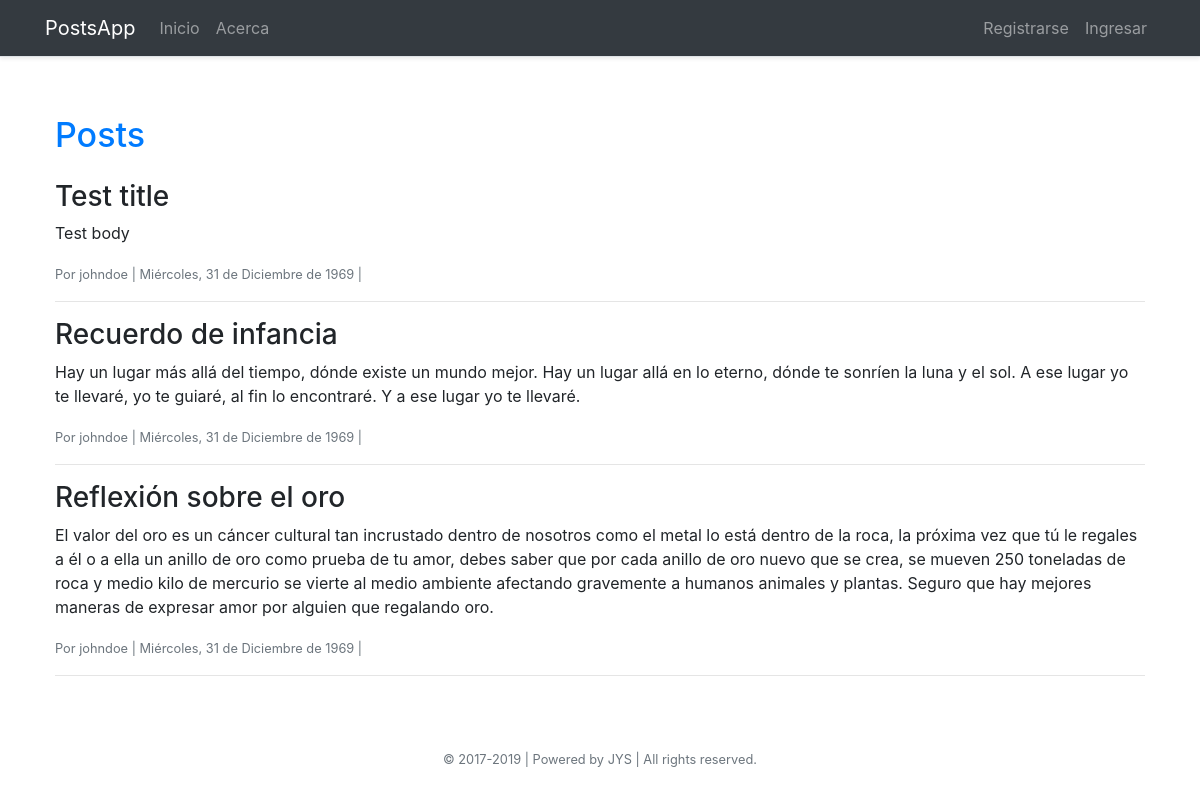
Before: / with the older database file.
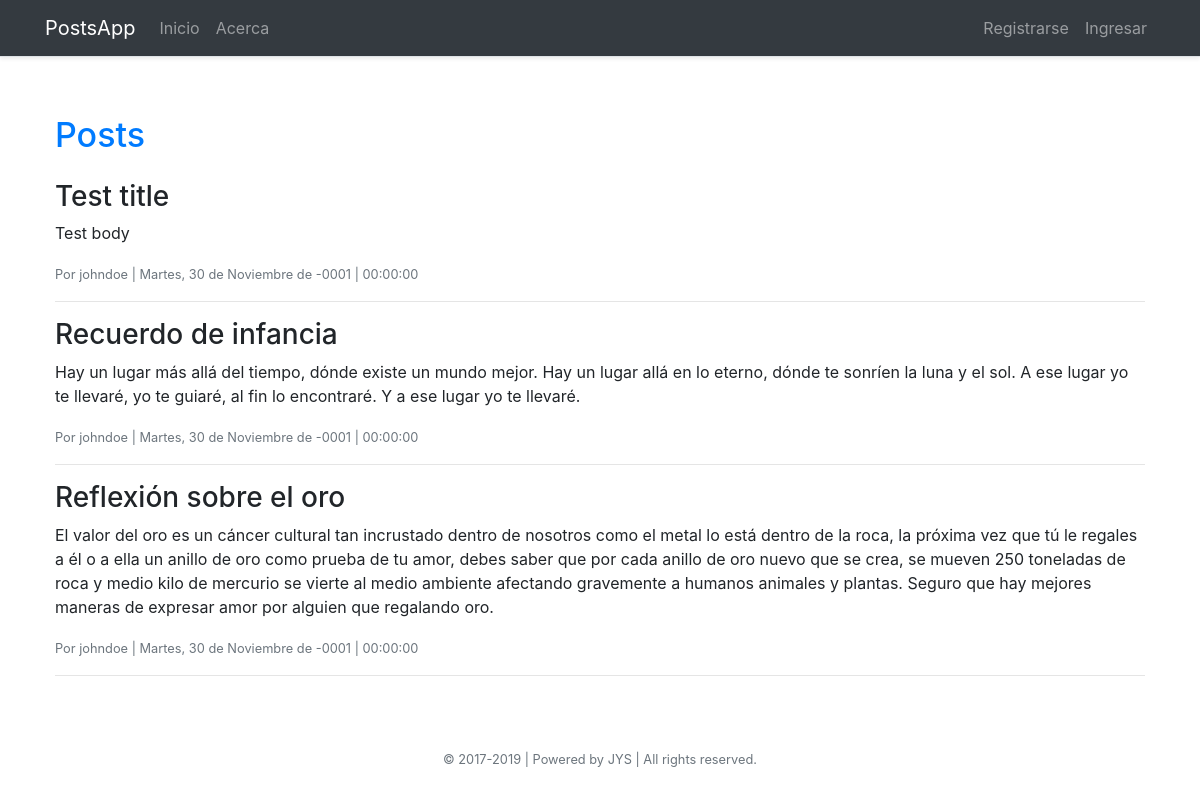
After: the same page with the newer database file.
### tables this page shows
CREATE TABLE post (
	id INT UNSIGNED NOT NULL AUTO_INCREMENT PRIMARY KEY,
	author_id INT UNSIGNED NOT NULL,
	created_on DATETIME NOT NULL,
	last_modified_on DATETIME NOT NULL,
	title VARCHAR(255) NOT NULL,
	body TEXT NOT NULL,
	FOREIGN KEY (author_id) REFERENCES user (user_id)
);

CREATE TABLE user (
	user_id INT UNSIGNED NOT NULL AUTO_INCREMENT PRIMARY KEY,
	last_name VARCHAR(50) NOT NULL,
	first_name VARCHAR(50) NOT NULL,
	user_name VARCHAR(50) NOT NULL,
	user_email VARCHAR(50) NOT NULL,
	password VARCHAR(255) NOT NULL,
	activation CHAR(32) NOT NULL,
	created_on DATETIME NOT NULL,
	last_modified_on DATETIME NOT NULL,
    deleted TINYINT(1) NOT NULL DEFAULT 0,
    UNIQUE KEY user_email_unique (user_email),
    UNIQUE KEY user_name_unique (user_name)
);

### public/index.php (called while the page is built, shortened)
<?php
$q = 'SELECT p.id, p.title, p.body, p.last_modified_on, p.created_on, p.author_id, u.user_name
        FROM post p JOIN user u ON p.author_id = u.user_id
        ORDER BY p.created_on DESC;';
$data = [
    'title' => 'Publicaciones',
    'posts' => query($q)
];
render("post/index", $data);

### views/post/index.phtml (the view, shortened to what this page needs)
<section class="content" style="padding: 0.625rem;">
    <h1 class="text-primary mb-4">Posts
    </h1>
    <?php foreach ($posts as $post): ?>
        <div class="row">
            <div class="col-md-12">
                <h2 class="h3"><?= $post['title']; ?></h2>
            </div>
        </div>
        <div class="row">
            <div class="col-md-12">
                <p><?= nl2br($post['body']); ?></p>
                <span class="text-muted small"><?= 'Por ' . $post['user_name'] . ' | '  .  dateFormat($post['created_on']) ?>
                </span>
            </div>
        </div>
        <hr>
    <?php endforeach ?>
</section>

### includes/functions.php (shortened to what this page needs)
<?php
function query() {
	$sql = func_get_arg(0);
	$parameters = array_slice(func_get_args(), 1);
	static $conn;
	if (!isset($conn)) {
		try {
			$conn = new PDO(
				'mysql:host=' . SERVER . ';dbname=' . DATABASE,
				USERNAME,
				PASSWORD,
				array(
					PDO::ATTR_PERSISTENT => true,
					PDO::MYSQL_ATTR_INIT_COMMAND => "SET CHARACTER SET 'utf8'",
					PDO::ATTR_ERRMODE => PDO::ERRMODE_EXCEPTION
				)
			);
		} catch (Exception $e) {
			trigger_error($e->getMessage(), E_USER_ERROR);
			exit;
		}
	}
	$pattern = "
	/(?:'[^'\\\\]*(?:(?:\\\\.|'')[^'\\\\]*)*'
	| \"[^\"\\\\]*(?:(?:\\\\.|\"\")[^\"\\\\]*)*\"
	| `[^`\\\\]*(?:(?:\\\\.|``)[^`\\\\]*)*`
	)(*SKIP)(*F)| \?/x";
	$patterns = [];
	$replacements = [];
	$M = count($parameters);
	for ($i = 0, $n = $M; $i < $n; $i++) {
	    array_push($patterns, $pattern);
	    array_push($replacements, preg_quote($conn->quote($parameters[$i])));
	}
	$query = preg_replace($patterns, $replacements, $sql, 1);
	$statement = $conn->query($query);
	if ($statement->columnCount() > 0) {
	    return $statement->fetchAll(PDO::FETCH_ASSOC);
	}
	else {
	    return ($statement->rowCount() == 1);
	}
}
function render($template, $values = [])
{
    if (file_exists('../views/' . $template . '.phtml'))
    {
        extract($values);
        require('../views/inc/header.phtml');
        require('../views/' . $template . '.phtml');
        require('../views/inc/footer.phtml');
        exit;
    }
    else
    {
    	trigger_error('Invalid view: ' . $template . '.phtml', E_USER_ERROR);
    }
}
function dateFormat($fecha) {
    $exploded = explode(' ', $fecha);
    $numeroDia = ltrim(date('d', strtotime($exploded[0])), '0');
    $dia = date('l', strtotime($fecha));
    $mes = date('F', strtotime($fecha));
    $anio = date('Y', strtotime($fecha));
    $dias_ES = array("Lunes", "Martes", "Miércoles", "Jueves", "Viernes", "Sábado", "Domingo");
    $dias_EN = array("Monday", "Tuesday", "Wednesday", "Thursday", "Friday", "Saturday", "Sunday");
    $nombredia = str_replace($dias_EN, $dias_ES, $dia);
    $meses_ES = array("Enero", "Febrero", "Marzo", "Abril", "Mayo", "Junio", "Julio", "Agosto", "Septiembre", "Octubre", "Noviembre", "Diciembre");
    $meses_EN = array("January", "February", "March", "April", "May", "June", "July", "August", "September", "October", "November", "December");
    $nombreMes = str_replace($meses_EN, $meses_ES, $mes);
    return $nombredia.", ".$numeroDia." de ".$nombreMes." de ".$anio . ' | ' . $exploded[1];
}

### views/inc/header.phtml (shortened to what this page needs)
<!DOCTYPE html>
<html lang="en">
    <head>
    	<link rel="stylesheet" href="https://stackpath.bootstrapcdn.com/bootstrap/4.3.1/css/bootstrap.min.css">
        <link rel="stylesheet" type="text/css" href="css/styles.css">
    </head>
    <body>
        <?php
            require_once 'navbar.phtml';
        ?>
    	<main role="main" class="container my-5">

### views/inc/navbar.phtml (shortened to what this page needs)
<nav class="navbar navbar-expand-md navbar-dark bg-dark border-bottom shadow-sm">
    <div class="container">
        <a class="navbar-brand" href="index.php">PostsApp</a>
        <div class="collapse navbar-collapse" id="navbar">
            <ul class="navbar-nav mr-auto">
                <li class="nav-item"><a class="nav-link" href="index.php">Inicio <span class="sr-only">(current)</span></a></li>
                <li class="nav-item"><a class="nav-link" href="about.php">Acerca</a></li>
            </ul>
            <?php if (isset( $_SESSION['user_id'] )):
                $user = getUser($_SESSION['user_id']);
            ?>
            <ul class="navbar-nav ml-auto">
                <li class="nav-item"><a class="nav-link" href="index.php">Posts</a></li>
                <li class="nav-item"><a class="nav-link" href="profile.php">Perfil</a></li>
                <span class="navbar-text mx-md-2">Bienvenido &nbsp;<span style=""><?= htmlspecialchars($user['user_name']) ?>!</span></span>
                <form class="form-inline my-2 my-lg-0" action="logout.php" method="POST">
                    <button type="submit" class="btn btn-outline-primary my-2 my-sm-0 px-2 py-1">Salir</button>
                </form>
            </ul>
            <?php else: ?>
            <ul class="navbar-nav ml-auto">
                <li class="nav-item"><a class="nav-link" href="register.php">Registrarse</a></li>
                <li class="nav-item"><a class="nav-link" href="login.php">Ingresar</a></li>
            </ul>
            <?php endif ?>
        </div>
    </div>
</nav>

### views/inc/footer.phtml (shortened to what this page needs)
    	</main>
    	<footer class="small text-center text-muted mb-5">
    		<p class="">&copy; 2017-<?= htmlspecialchars( date("Y") ) ?> | Powered by JYS | All rights reserved.</p>
    	</footer>
    </body>
</html>

### public/css/styles.css (style rules this page uses)
section h1 { font-size: 2.125rem; }

Changed rows visible on the page:
changed post "Test title": created_on "Miércoles, 31 de Diciembre de 1969 |" → "Martes, 30 de Noviembre de -0001 | 00:00:00"
changed post "Recuerdo de infancia": created_on "Miércoles, 31 de Diciembre de 1969 |" → "Martes, 30 de Noviembre de -0001 | 00:00:00"
changed post "Reflexión sobre el oro": created_on "Miércoles, 31 de Diciembre de 1969 |" → "Martes, 30 de Noviembre de -0001 | 00:00:00"
